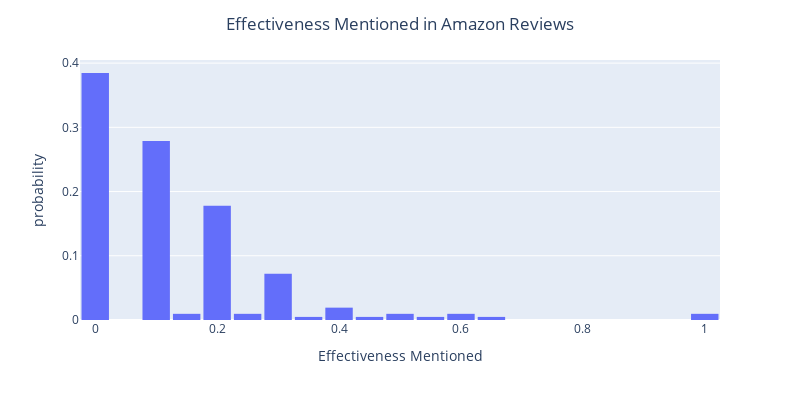

The code cell stored with this chart in its notebook:
### Code cell
import plotly.express as px

file_w_effect = file.groupby('asin').agg({'review_body':len, 'effectiveness_mentioned': 'mean'}).reset_index()

fig = px.histogram(file_w_effect, x="effectiveness_mentioned", 
                   histnorm='probability',)

fig.update_layout(
    title_text='Effectiveness Mentioned in Amazon Reviews',
    title_x=0.5,  # Center the title
    bargap=0.1,
    height=400,
    width=800,

)

fig.update_xaxes(title_text='Effectiveness Mentioned',)

fig.show()

fig.write_html('effectiveness_mentioned.html',)

### Figure 1 — Plotly figure (JSON) as saved in the notebook; plotly's stock layout.template omitted (floating-point values rounded to 4 significant figures; data arrays with more than 128 entries replaced by an {"elided": "..."} marker saying what was removed)
{"data": [{"alignmentgroup": "True", "bingroup": "x", "histnorm": "probability", "hovertemplate": "effectiveness_mentioned=%{x}<br>probability=%{y}<extra></extra>", "legendgroup": "", "marker": {"color": "#636efa", "pattern": {"shape": ""}}, "name": "", "offsetgroup": "", "orientation": "v", "showlegend": false, "type": "histogram", "x": {"elided": "208 float values"}, "xaxis": "x", "yaxis": "y"}], "layout": {"bargap": 0.1, "barmode": "relative", "height": 400, "legend": {"tracegroupgap": 0}, "margin": {"t": 60}, "title": {"text": "Effectiveness Mentioned in Amazon Reviews", "x": 0.5}, "width": 800, "xaxis": {"anchor": "y", "domain": [0, 1], "title": {"text": "Effectiveness Mentioned"}}, "yaxis": {"anchor": "x", "domain": [0, 1], "title": {"text": "probability"}}}}
